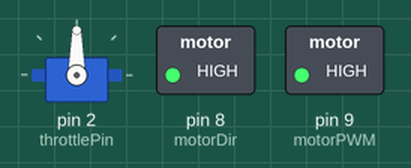
The sketch below on a simulated Arduino Uno, built with avr-gcc and run on an emulated ATmega328P. Shown: servo, switched loads named in the sketch (green lamp = pin HIGH).

Above: at 0.1 s.
Timing chart, 0 to 1.6 s (numbered marks = the images above):
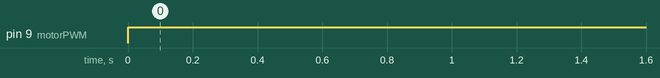

Measured:
- by itself, pin 9 (motorPWM): LOW → HIGH at 0.00 s

The sketch:

Throttle.ino
```cpp
#include <Servo.h>

const int throttlePin = 2;  // RC receiver signal pin
const int motorPWM = 9;     // PWM pin for motor control
const int motorDir = 8;     // Motor direction pin

Servo throttleInput;

void setup() {
    pinMode(motorPWM, OUTPUT);
    pinMode(motorDir, OUTPUT);
    digitalWrite(motorDir, HIGH);  // Set direction (adjust if needed)

    throttleInput.attach(throttlePin);  // Attach RC throttle channel
}

void loop() {
    int throttleValue = throttleInput.read();  // Read RC throttle signal (1000-2000µs)

    // Map throttle input (1000-2000µs) to PWM range (0-255)
    int motorSpeed = map(throttleValue, 1000, 2000, 0, 255);

    // Apply speed to motor
    analogWrite(motorPWM, motorSpeed);

// If you want throttle at the highest value
 // if (throttleValue > 1500) {
  //      analogWrite(motorPWM, 255);
  //   } else {
    //    analogWrite(motorPWM, 0);
  //  }
}
```
